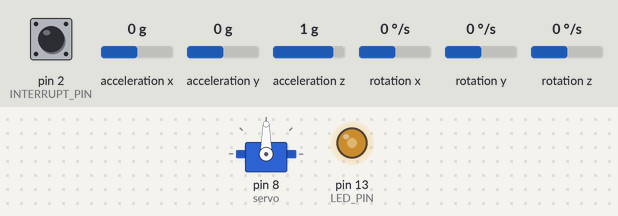
The sketch below on a simulated Arduino Uno, built with avr-gcc and run on an emulated ATmega328P. Parts: servo, output pins drawn as LEDs (lit = HIGH). The inputs (shaded band) are chosen by the test bench; at power-on: rotation z 0 °/s, acceleration z 1 g, pin 2 (INTERRUPT_PIN) LOW, acceleration x 0 g, acceleration y 0 g, rotation x 0 °/s, rotation y 0 °/s. The sensor or clock chip raises its interrupt line as the real part does; what the sketch prints to the serial monitor is not drawn.

Above: at 1.76 s.
1.8 s: rotation z set to -192 °/s
At 3.66 s:
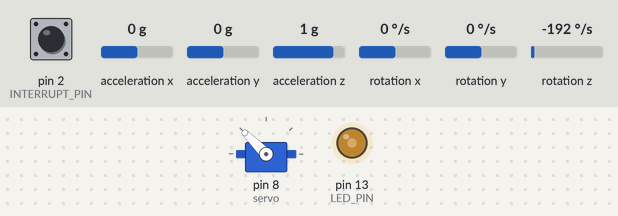
4.8 s: acceleration z set to -1.4 g
At 6.82 s:
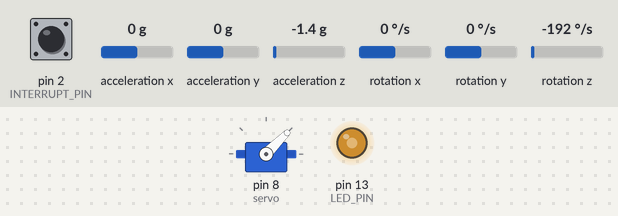
Timing chart, 0 to 13.8 s (numbered marks = the images above; inputs shaded):
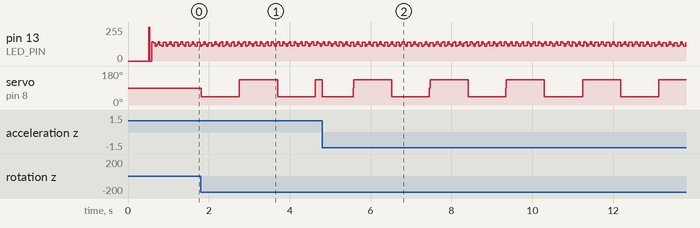

The sketch:

test.ino
```cpp
#include "I2Cdev.h"

#include "MPU6050_6Axis_MotionApps20.h"

#if I2CDEV_IMPLEMENTATION == I2CDEV_ARDUINO_WIRE
#include "Wire.h"
#endif

#include "Servo.h"

Servo servo;

MPU6050 mpu;

// uncomment "OUTPUT_READABLE_QUATERNION" if you want to see the actual
// quaternion components in a [w, x, y, z] format (not best for parsing
// on a remote host such as Processing or something though)
//#define OUTPUT_READABLE_QUATERNION

// uncomment "OUTPUT_READABLE_EULER" if you want to see Euler angles
// (in degrees) calculated from the quaternions coming from the FIFO.
// Note that Euler angles suffer from gimbal lock (for more info, see
// http://en.wikipedia.org/wiki/Gimbal_lock)
//#define OUTPUT_READABLE_EULER

// uncomment "OUTPUT_READABLE_YAWPITCHROLL" if you want to see the yaw/
// pitch/roll angles (in degrees) calculated from the quaternions coming
// from the FIFO. Note this also requires gravity vector calculations.
// Also note that yaw/pitch/roll angles suffer from gimbal lock (for
// more info, see: http://en.wikipedia.org/wiki/Gimbal_lock)
// #define OUTPUT_READABLE_YAWPITCHROLL

// uncomment "OUTPUT_READABLE_REALACCEL" if you want to see acceleration
// components with gravity removed. This acceleration reference frame is
// not compensated for orientation, so +X is always +X according to the
// sensor, just without the effects of gravity. If you want acceleration
// compensated for orientation, us OUTPUT_READABLE_WORLDACCEL instead.
// #define OUTPUT_READABLE_REALACCEL

// uncomment "OUTPUT_READABLE_WORLDACCEL" if you want to see acceleration
// components with gravity removed and adjusted for the world frame of
// reference (yaw is relative to initial orientation, since no magnetometer
// is present in this case). Could be quite handy in some cases.
// #define OUTPUT_READABLE_WORLDACCEL

// uncomment "OUTPUT_TEAPOT" if you want output that matches the
// format used for the InvenSense teapot demo
//#define OUTPUT_TEAPOT

#define INTERRUPT_PIN 2  // use pin 2 on Arduino Uno & most boards
#define LED_PIN 13       // (Arduino is 13, Teensy is 11, Teensy++ is 6)
bool blinkState = false;

// MPU control/status vars
bool dmpReady = false;   // set true if DMP init was successful
uint8_t mpuIntStatus;    // holds actual interrupt status byte from MPU
uint8_t devStatus;       // return status after each device operation (0 = success, !0 = error)
uint16_t packetSize;     // expected DMP packet size (default is 42 bytes)
uint16_t fifoCount;      // count of all bytes currently in FIFO
uint8_t fifoBuffer[64];  // FIFO storage buffer

// orientation/motion vars
Quaternion q;         // [w, x, y, z]         quaternion container
VectorInt16 aa;       // [x, y, z]            accel sensor measurements
VectorInt16 aaReal;   // [x, y, z]            gravity-free accel sensor measurements
VectorInt16 aaWorld;  // [x, y, z]            world-frame accel sensor measurements
VectorFloat gravity;  // [x, y, z]            gravity vector
float euler[3];       // [psi, theta, phi]    Euler angle container
float ypr[3];         // [yaw, pitch, roll]   yaw/pitch/roll container and gravity vector

// packet structure for InvenSense teapot demo
uint8_t teapotPacket[14] = { '$', 0x02, 0, 0, 0, 0, 0, 0, 0, 0, 0x00, 0x00, '\r', '\n' };

// ================================================================
// ===               INTERRUPT DETECTION ROUTINE                ===
// ================================================================

volatile bool mpuInterrupt = false;  // indicates whether MPU interrupt pin has gone high
void dmpDataReady() {
  mpuInterrupt = true;
}

// ================================================================
// ===                      UPDATE SERVO                        ===
// ================================================================

void updateServo(float yaw) {
  // float bruh = yaw * -1 + 90;
  // servo.write(bruh);
  // Serial.println(bruh);
  if (yaw < -1) {
    servo.write(135);
  } else if (yaw > 1) {
    servo.write(45);
  } else {
    servo.write(90);
  }
}

// ================================================================
// ===                      INITIAL SETUP                       ===
// ================================================================

void setup() {
// join I2C bus (I2Cdev library doesn't do this automatically)
#if I2CDEV_IMPLEMENTATION == I2CDEV_ARDUINO_WIRE
  Wire.begin();
  Wire.setClock(400000);  // 400kHz I2C clock. Comment this line if having compilation difficulties
#elif I2CDEV_IMPLEMENTATION == I2CDEV_BUILTIN_FASTWIRE
  Fastwire::setup(400, true);
#endif

  // attach the servo to pin 8
  servo.attach(8);
  // servo.write(90);

  // initialize serial communication
  // (115200 chosen because it is required for Teapot Demo output, but it's
  // really up to you depending on your project)
  Serial.begin(250000);

  // NOTE: 8MHz or slower host processors, like the Teensy @ 3.3V or Arduino
  // Pro Mini running at 3.3V, cannot handle this baud rate reliably due to
  // the baud timing being too misaligned with processor ticks. You must use
  // 38400 or slower in these cases, or use some kind of external separate
  // crystal solution for the UART timer.

  // initialize device
  Serial.println(F("Initializing I2C devices..."));
  mpu.initialize();
  pinMode(INTERRUPT_PIN, INPUT);

  // verify connection
  Serial.println(F("Testing device connections..."));
  Serial.println(mpu.testConnection() ? F("MPU6050 connection successful") : F("MPU6050 connection failed"));

  // // wait for ready
  // Serial.println(F("\nSend any character to begin DMP programming and demo: "));
  // while (Serial.available() && Serial.read())
  //   ;  // empty buffer
  // while (!Serial.available())
  //   ;  // wait for data
  // while (Serial.available() && Serial.read())
  //   ;  // empty buffer again

  // load and configure the DMP
  Serial.println(F("Initializing DMP..."));
  devStatus = mpu.dmpInitialize();

  // supply your own gyro offsets here, scaled for min sensitivity
  mpu.setXGyroOffset(220);
  mpu.setYGyroOffset(76);
  mpu.setZGyroOffset(-85);
  mpu.setZAccelOffset(1788);  // 1688 factory default for my test chip

  // make sure it worked (returns 0 if so)
  if (devStatus == 0) {
    // Calibration Time: generate offsets and calibrate our MPU6050
    mpu.CalibrateAccel(6);
    mpu.CalibrateGyro(6);
    mpu.PrintActiveOffsets();
    // turn on the DMP, now that it's ready
    Serial.println(F("Enabling DMP..."));
    mpu.setDMPEnabled(true);

    // enable Arduino interrupt detection
    Serial.print(F("Enabling interrupt detection (Arduino external interrupt "));
    Serial.print(digitalPinToInterrupt(INTERRUPT_PIN));
    Serial.println(F(")..."));
    attachInterrupt(digitalPinToInterrupt(INTERRUPT_PIN), dmpDataReady, RISING);
    mpuIntStatus = mpu.getIntStatus();

    // set our DMP Ready flag so the main loop() function knows it's okay to use it
    Serial.println(F("DMP ready! Waiting for first interrupt..."));
    dmpReady = true;

    // get expected DMP packet size for later comparison
    packetSize = mpu.dmpGetFIFOPacketSize();
  } else {
    // ERROR!
    // 1 = initial memory load failed
    // 2 = DMP configuration updates failed
    // (if it's going to break, usually the code will be 1)
    Serial.print(F("DMP Initialization failed (code "));
    Serial.print(devStatus);
    Serial.println(F(")"));
  }

  // configure LED for output
  pinMode(LED_PIN, OUTPUT);
}

// ================================================================
// ===                    MAIN PROGRAM LOOP                     ===
// ================================================================

void loop() {
  // if programming failed, don't try to do anything
  if (!dmpReady) return;
  // read a packet from FIFO
  if (mpu.dmpGetCurrentFIFOPacket(fifoBuffer)) {  // Get the Latest packet
#ifdef OUTPUT_READABLE_QUATERNION
    // display quaternion values in easy matrix form: w x y z
    mpu.dmpGetQuaternion(&q, fifoBuffer);
    Serial.print("quat\t");
    Serial.print(q.w);
    Serial.print("\t");
    Serial.print(q.x);
    Serial.print("\t");
    Serial.print(q.y);
    Serial.print("\t");
    Serial.println(q.z);
#endif

#ifdef OUTPUT_READABLE_EULER
    // display Euler angles in degrees
    mpu.dmpGetQuaternion(&q, fifoBuffer);
    mpu.dmpGetEuler(euler, &q);
    Serial.print("euler\t");
    Serial.print(euler[0] * 180 / M_PI);
    Serial.print("\t");
    Serial.print(euler[1] * 180 / M_PI);
    Serial.print("\t");
    Serial.println(euler[2] * 180 / M_PI);
#endif

#ifdef OUTPUT_READABLE_YAWPITCHROLL
    // display Euler angles in degrees
    mpu.dmpGetQuaternion(&q, fifoBuffer);
    mpu.dmpGetGravity(&gravity, &q);
    mpu.dmpGetYawPitchRoll(ypr, &q, &gravity);
    Serial.print("ypr\t");
    Serial.print(ypr[0] * 180 / M_PI);
    Serial.print("\t");
    Serial.print(ypr[1] * 180 / M_PI);
    Serial.print("\t");
    Serial.println(ypr[2] * 180 / M_PI);
#endif

#ifdef OUTPUT_READABLE_REALACCEL
    // display real acceleration, adjusted to remove gravity
    mpu.dmpGetQuaternion(&q, fifoBuffer);
    mpu.dmpGetAccel(&aa, fifoBuffer);
    mpu.dmpGetGravity(&gravity, &q);
    mpu.dmpGetLinearAccel(&aaReal, &aa, &gravity);
    Serial.print("areal\t");
    Serial.print(aaReal.x);
    Serial.print("\t");
    Serial.print(aaReal.y);
    Serial.print("\t");
    Serial.println(aaReal.z);
#endif

#ifdef OUTPUT_READABLE_WORLDACCEL
    // display initial world-frame acceleration, adjusted to remove gravity
    // and rotated based on known orientation from quaternion
    mpu.dmpGetQuaternion(&q, fifoBuffer);
    mpu.dmpGetAccel(&aa, fifoBuffer);
    mpu.dmpGetGravity(&gravity, &q);
    mpu.dmpGetLinearAccel(&aaReal, &aa, &gravity);
    mpu.dmpGetLinearAccelInWorld(&aaWorld, &aaReal, &q);
    Serial.print("aworld\t");
    Serial.print(aaWorld.x);
    Serial.print("\t");
    Serial.print(aaWorld.y);
    Serial.print("\t");
    Serial.println(aaWorld.z);
#endif

#ifdef OUTPUT_TEAPOT
    // display quaternion values in InvenSense Teapot demo format:
    teapotPacket[2] = fifoBuffer[0];
    teapotPacket[3] = fifoBuffer[1];
    teapotPacket[4] = fifoBuffer[4];
    teapotPacket[5] = fifoBuffer[5];
    teapotPacket[6] = fifoBuffer[8];
    teapotPacket[7] = fifoBuffer[9];
    teapotPacket[8] = fifoBuffer[12];
    teapotPacket[9] = fifoBuffer[13];
    Serial.write(teapotPacket, 14);
    teapotPacket[11]++;  // packetCount, loops at 0xFF on purpose
#endif

    // update position of servo
    mpu.dmpGetQuaternion(&q, fifoBuffer);
    mpu.dmpGetGravity(&gravity, &q);
    mpu.dmpGetYawPitchRoll(ypr, &q, &gravity);
    updateServo(ypr[0] * 180 / M_PI);

    // blink LED to indicate activity
    blinkState = !blinkState;
    digitalWrite(LED_PIN, blinkState);
  }
}
```

Measured:
- after the input at 1.8 s, servo on pin 8 (servo): alternates 135° for 0.95 s and 45° for 0.94 s, starting at once
